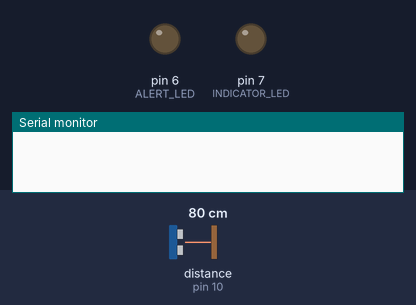
A sketch run on a simulated Arduino Uno, built with avr-gcc and run on an emulated ATmega328P. Shown: output pins drawn as LEDs (lit = HIGH), the last lines printed to the serial monitor. Wiring (inferred from the names in the program): ultrasonic range finder: trigger pin 9; echo pin 10. The test bench sets the inputs (shaded band); at power-on: distance to the obstacle (sensor on pin 10) 80 cm. The echo pulse lasts 58.3 µs per cm; pins used as bus, display or sensor lines are not drawn.

Above: at 1.2 s.
1.3 s: distance to the obstacle (sensor on pin 10) set to 32 cm
2.8 s: distance to the obstacle (sensor on pin 10) set to 27 cm
At 7.35 s:
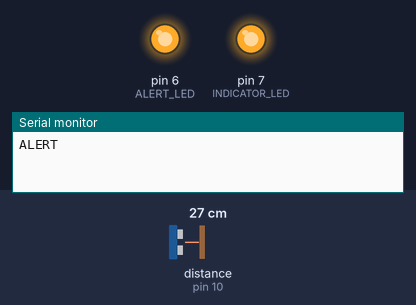
Timing chart, 0 to 11.8 s (numbered marks = the images above; inputs shaded):
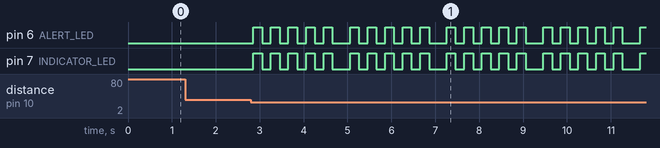

Measured:
- the behaviour switches between 31 and 30 cm on distance to the obstacle (sensor on pin 10) (found by bisection; images 0 and 1)
- after the input at 1.3 s, every drawn part: stays the same
- after the input at 2.8 s, pin 6 (ALERT_LED), pin 7 (INDICATOR_LED): LOW → HIGH after 0.06 s, then repeats every 2.2 s: 4 × (LOW 0.20 s, HIGH 0.20 s), LOW 0.40 s, HIGH 0.20 s

The sketch:

arduino_code.ino
```cpp
// THEFT ALARM USING ULTRASONIC SENSOR AND LED ALERT
// Author: Your Name

#define TRIG_PIN 9
#define ECHO_PIN 10
#define ALERT_LED 6
#define INDICATOR_LED 7

int threshold = 30;
unsigned long lastAlert = 0;
unsigned long cooldown = 5000;

void setup()
{
    Serial.begin(9600);
    pinMode(TRIG_PIN, OUTPUT);
    pinMode(ECHO_PIN, INPUT);
    pinMode(ALERT_LED, OUTPUT);
    pinMode(INDICATOR_LED, OUTPUT);
}

void loop()
{
    long distance = readDistance();

    if (distance > 0 && distance < threshold)
    {
        triggerAlert();

        if ((millis() - lastAlert) > cooldown)
        {
            Serial.println("ALERT");
            lastAlert = millis();
        }
    }

    delay(200);
}

long readDistance()
{
    long duration, distance;

    digitalWrite(TRIG_PIN, LOW);
    delayMicroseconds(2);
    digitalWrite(TRIG_PIN, HIGH);
    delayMicroseconds(10);
    digitalWrite(TRIG_PIN, LOW);

    duration = pulseIn(ECHO_PIN, HIGH, 30000);

    if (duration == 0)
        return -1;

    distance = duration / 58;
    return distance;
}

void triggerAlert()
{
    for (int i = 0; i < 5; i++)
    {
        digitalWrite(ALERT_LED, HIGH);
        digitalWrite(INDICATOR_LED, HIGH);
        delay(200);
        digitalWrite(ALERT_LED, LOW);
        digitalWrite(INDICATOR_LED, LOW);
        delay(200);
    }
}
```
